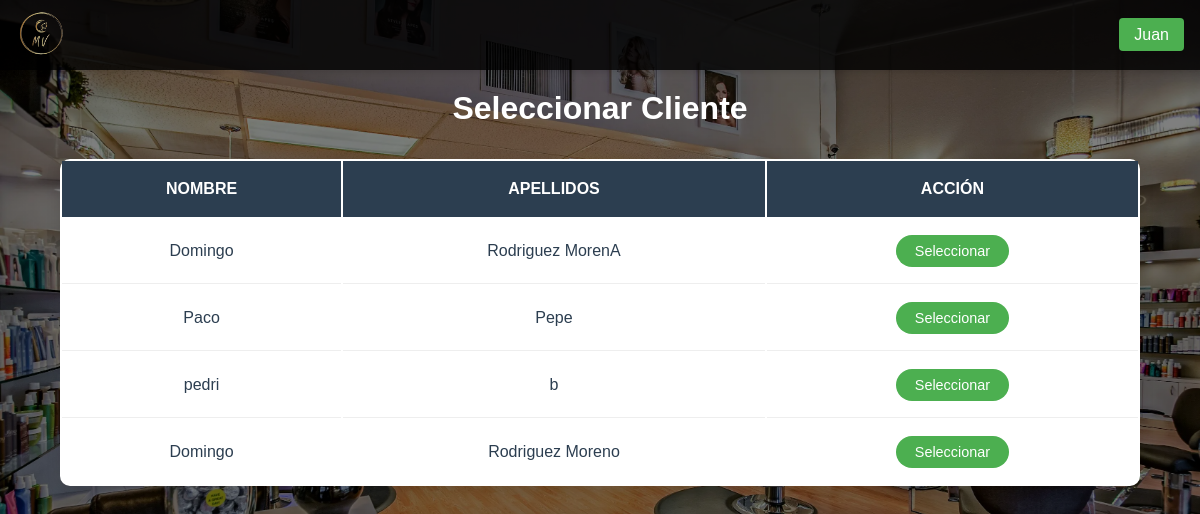
The app's page /paginas/seleccionar_cliente.php (signed in), older data.
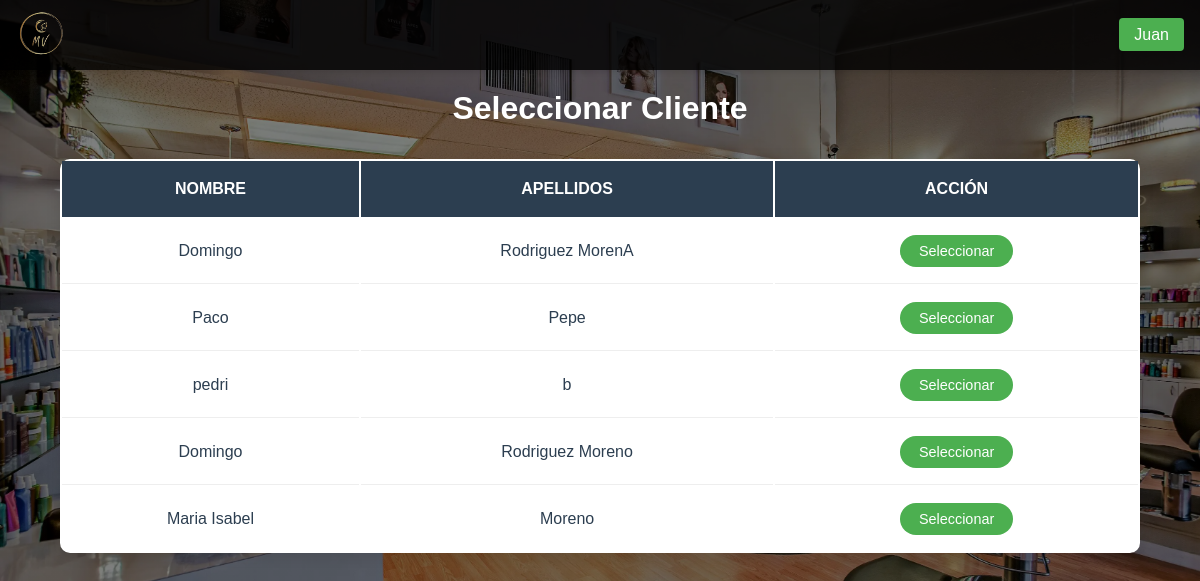
The same page, newer data.
### tables this page shows
CREATE TABLE `clientes` (
  `id_cliente` int NOT NULL AUTO_INCREMENT,
  `email` varchar(100) DEFAULT NULL,
  `telefono` varchar(15) DEFAULT NULL,
  `nombre` varchar(100) NOT NULL,
  `apellidos` varchar(100) NOT NULL,
  `contraseña` varchar(255) NOT NULL,
  PRIMARY KEY (`id_cliente`),
  UNIQUE KEY `email` (`email`),
  UNIQUE KEY `telefono` (`telefono`)
);

### paginas/seleccionar_cliente.php (the view, shortened to what this page needs)
<!DOCTYPE html>
<html lang="es">
<head>
    <link rel="stylesheet" href="/TFGPeluqueria/css/styles.css">
</head>
<body>
    <?php
        require_once $_SERVER['DOCUMENT_ROOT'] . '/TFGPeluqueria/funcionalidades/conexion.php';
        include $_SERVER['DOCUMENT_ROOT'] . '/TFGPeluqueria/plantillas/navbar.php';
        try {
            $stmt = $conn->query("SELECT id_cliente, nombre, apellidos FROM clientes");
            $clientes = $stmt->fetchAll(PDO::FETCH_ASSOC);
        } catch (PDOException $e) {
            die("Error al obtener clientes: " . $e->getMessage());
        }
    ?>
    <div class="contenedor-principal">
        <h1>Seleccionar Cliente</h1>
        <table class="tabla-citas">
            <thead>
                <tr>
                    <th>Nombre</th>
                    <th>Apellidos</th>
                    <th>Acción</th>
                </tr>
            </thead>
            <tbody>
                <?php foreach ($clientes as $cliente): ?>
                    <tr>
                        <td><?= htmlspecialchars($cliente['nombre']) ?></td>
                        <td><?= htmlspecialchars($cliente['apellidos']) ?></td>
                        <td>
                            <a href="/TFGPeluqueria/paginas/coger_citas.php?id_cliente=<?= $cliente['id_cliente'] ?>" class="seleccion-btn">
                                Seleccionar
                            </a>
                        </td>
                    </tr>
                <?php endforeach; ?>
            </tbody>
        </table>
    </div>
</body>
</html>

Row changes from the older to the newer data that the page shows:
added clientes: nombre "Maria Isabel", apellidos "Moreno"
